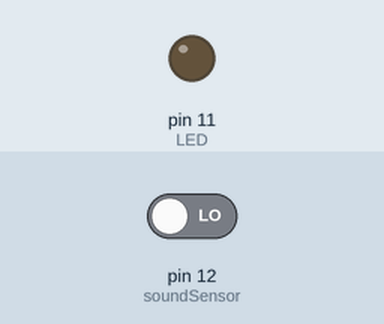
Recording of a sketch running on a simulated Arduino Uno, built with avr-gcc and run on an emulated ATmega328P. Parts: output pins drawn as LEDs (lit = HIGH). The inputs (shaded band) are chosen by the test bench; at power-on: pin 12 (soundSensor) LOW.

Above: at 1.2 s.
1.3 s: pin 12 (soundSensor) driven HIGH
At 2.5 s:
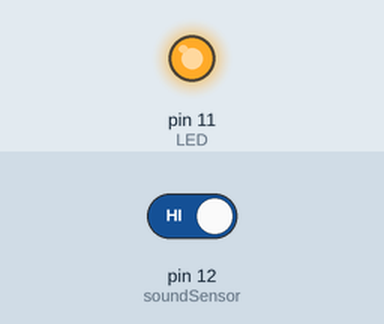
2.8 s: pin 12 (soundSensor) driven LOW
At 3.7 s:
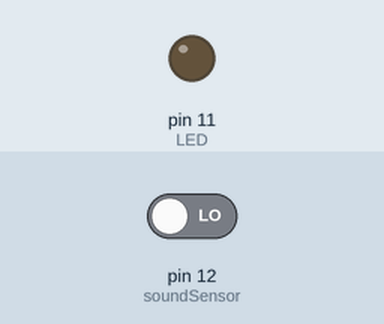
Timing chart, 0 to 5.8 s (numbered marks = the images above; inputs shaded):
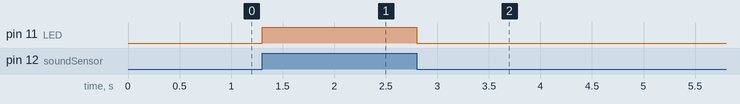

Measured:
- after the input at 1.3 s, pin 11 (LED): LOW → HIGH at once
- after the input at 2.8 s, pin 11 (LED): HIGH → LOW at once

The sketch:

Music_Reactive_Led_strip_code.ino
```cpp
//Music Reactive Led Strip
int soundSensor = 12;  //define Sound Sensor Pin
int LED = 11;          //define LED Strip Pin

void setup()
{
  pinMode (soundSensor, INPUT); //define Sound Sensor as input
  pinMode (LED, OUTPUT);        //define LED Strip as output
}

void loop()
{
  int statusSensor = digitalRead (soundSensor);   //define variable of the Sound Sensor status
                                                  //and read value of the Sensor's

  if (statusSensor == 1)        //When the Sensor detects a signal
  {
    digitalWrite(LED, HIGH);    //LED Strip will be active
  }

  else                          //If no signal is detected
  {
    digitalWrite(LED, LOW);     //The status of the LED strip is deactivated
  }

}
```
